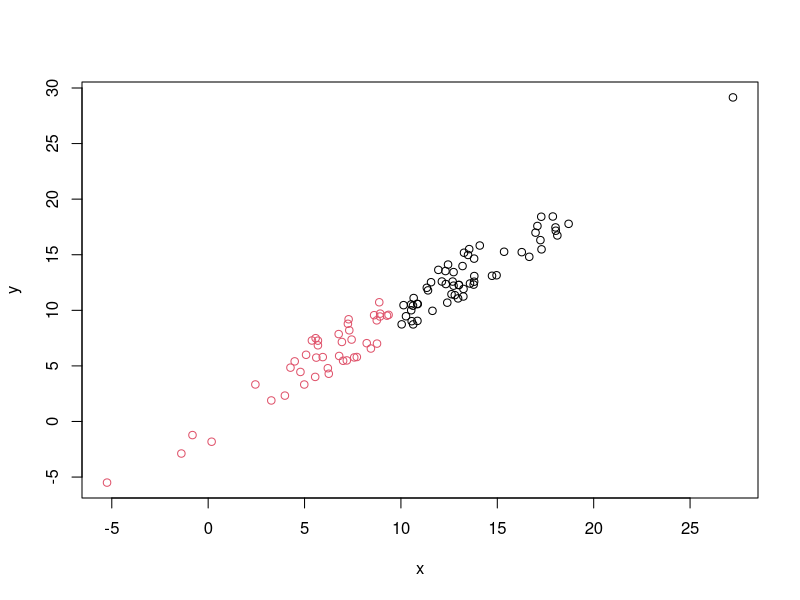

Reproduce this figure in R.
## ---- chunk 1
# just a comment
x<-rnorm(100)
## ---- chunk 2
x<-rnorm(100,10,5)
y<-jitter(x,1000)
z<-vector("character",100)
z[x>10]<-"High"
z[x<10]<-"Low"
df<-data.frame(x,y,z)
df
## ---- chunk 3
with(df,plot(x,y,col=factor(z)))
